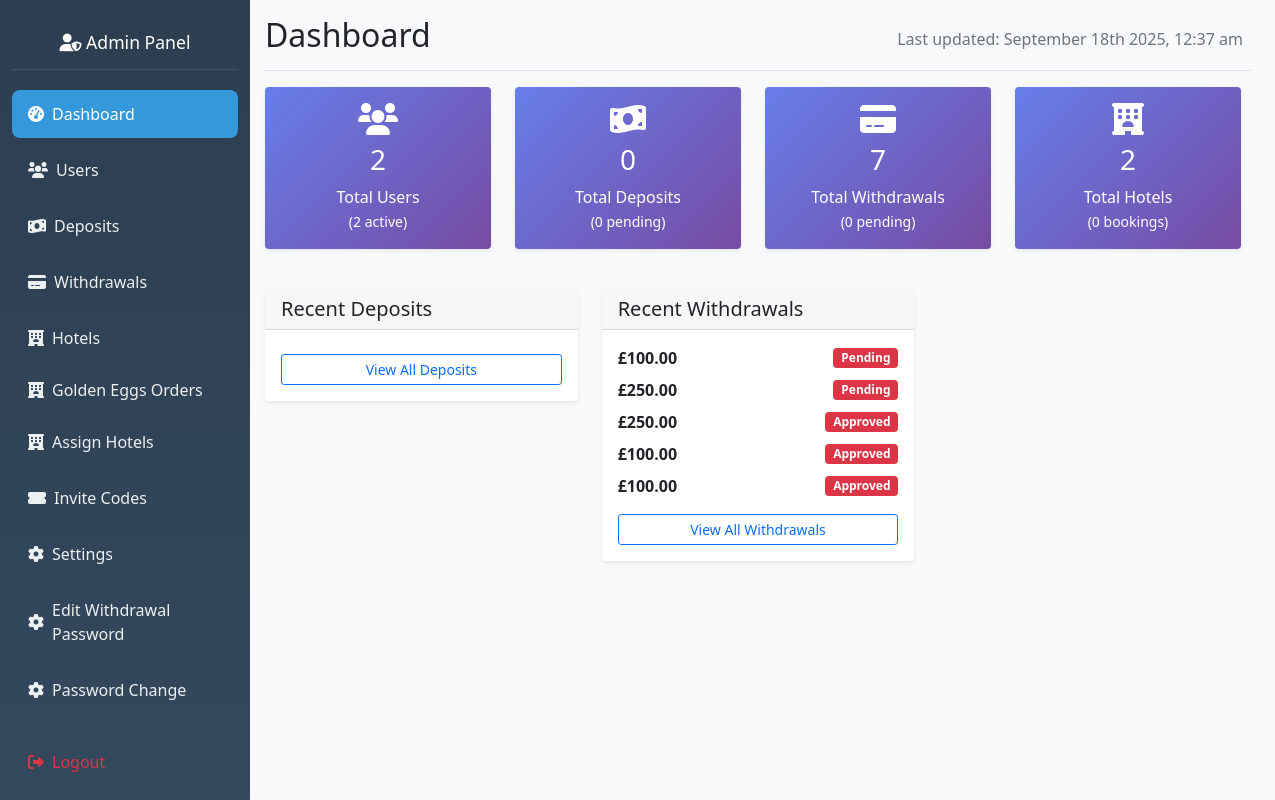
/admin/dashboard (signed in), run on an earlier commit of the app's database.
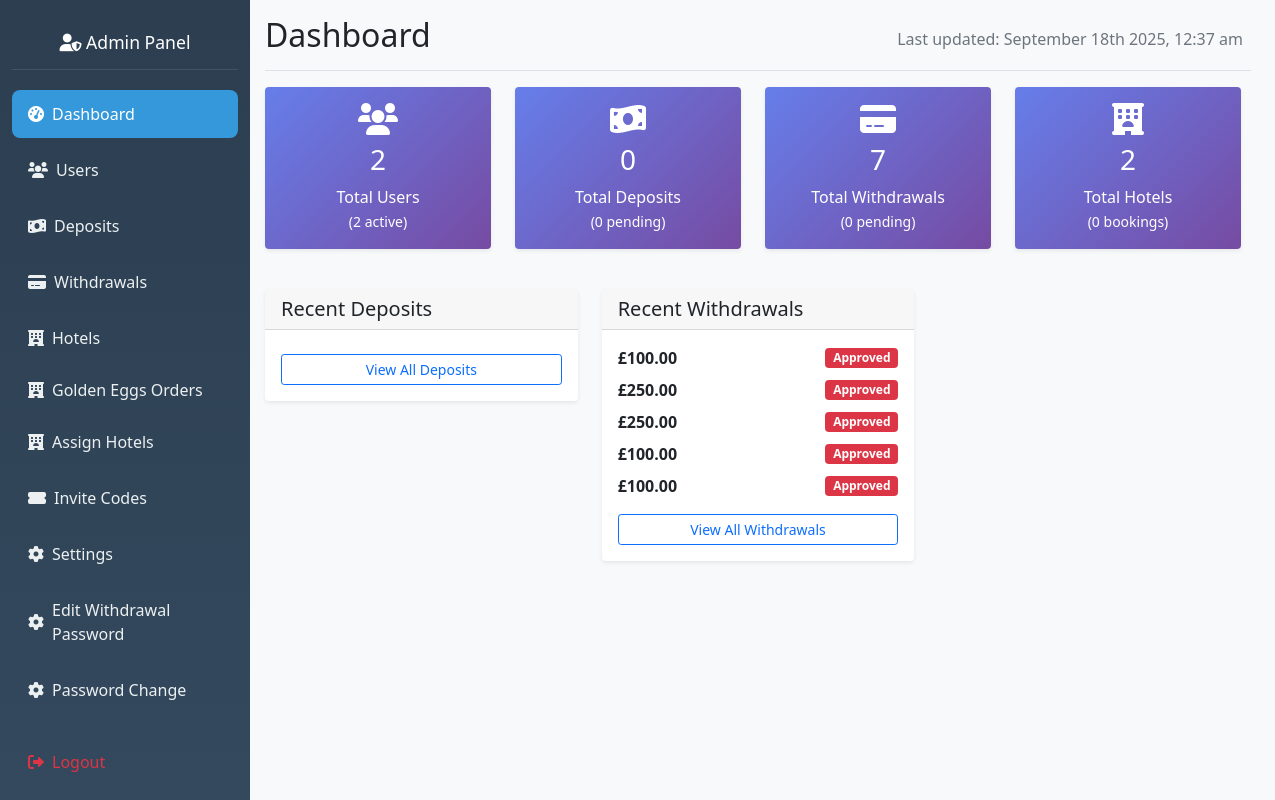
And on a later commit of the database.
### hotel_app/models.py (models this page shows, shortened)
class WithdrawalRequest(db.Model):
    __tablename__ = 'withdrawal_request'
    id = db.Column(db.Integer, primary_key=True)
    user_id = db.Column(db.Integer, db.ForeignKey('user.id'), nullable=False)
    amount = db.Column(db.Float, nullable=False)
    network = db.Column(db.String(20), nullable=False)
    wallet_address = db.Column(db.String(200), nullable=False)
    transaction_hash = db.Column(db.String(200))
    transaction_fee = db.Column(db.Float, default=0.0)
    status = db.Column(db.String(20), default='Pending')
    admin_notes = db.Column(db.Text)
    rejection_reason = db.Column(db.Text)
    created_at = db.Column(db.DateTime, default=datetime.utcnow)
    processed_at = db.Column(db.DateTime)
    processed_by = db.Column(db.Integer, db.ForeignKey('admin.id'))

### hotel_app/routes.py (the view)
@app.route('/admin/dashboard')
@admin_required
def admin_dashboard():
    total_users = User.query.count()
    active_users = User.query.filter_by(is_active=True).count()
    total_deposits = DepositRequest.query.count()
    pending_deposits = DepositRequest.query.filter_by(status='pending').count()
    total_withdrawals = WithdrawalRequest.query.count()
    pending_withdrawals = WithdrawalRequest.query.filter_by(status='pending').count()
    total_hotels = Hotel.query.count()
    total_bookings = Booking.query.count() if 'Booking' in globals() else 0
    recent_users = User.query.order_by(User.id.desc()).limit(5).all()
    recent_deposits = DepositRequest.query.order_by(DepositRequest.id.desc()).limit(5).all()
    recent_withdrawals = WithdrawalRequest.query.order_by(WithdrawalRequest.id.desc()).limit(5).all()
    stats = {
        'total_users': total_users,
        'active_users': active_users,
        'total_deposits': total_deposits,
        'pending_deposits': pending_deposits,
        'total_withdrawals': total_withdrawals,
        'pending_withdrawals': pending_withdrawals,
        'total_hotels': total_hotels,
        'total_bookings': total_bookings,
    }
    return render_template('admin_dashboard.html',
                         stats=stats,
                         recent_users=recent_users,
                         recent_deposits=recent_deposits,
                         recent_withdrawals=recent_withdrawals)

### hotel_app/routes.py (called while the page is built)
def admin_required(f):
    @wraps(f)
    def wrapper(*args, **kwargs):
        admin_id = session.get('admin_id')
        if not admin_id:
            flash("Admin login required.", "danger")
            return redirect(url_for('admin_login'))
        admin = Admin.query.get(admin_id)
        if not admin or not admin.is_active:
            session.pop('admin_id', None)
            flash("Admin access denied.", "danger")
            return redirect(url_for('admin_login'))
        g.current_admin = admin
        return f(*args, **kwargs)
    return wrapper

@app.before_request
def check_admin_routes():
    if request.endpoint and request.endpoint.startswith('admin_') and request.endpoint != 'admin_login':
        if 'admin_id' not in session:
            return redirect(url_for('admin_login'))

### hotel_app/templates/admin_dashboard.html (shortened to what this page needs)
{% extends "admin_base.html" %}
{% block content %}
<div class="d-flex justify-content-between flex-wrap flex-md-nowrap align-items-center pb-2 mb-3 border-bottom">
    <h1 class="h2">Dashboard</h1>
    <div class="btn-toolbar mb-2 mb-md-0">
        <div class="btn-group me-2">
            <span class="text-muted">Last updated: <span id="last-updated"></span></span>
        </div>
    </div>
</div>
<div class="row mb-4">
    <div class="col-md-3 mb-3">
        <div class="card stats-card">
            <div class="card-body text-center">
                <i class="fas fa-users fa-2x mb-2"></i>
                <h3>{{ stats.total_users }}</h3>
                <p class="mb-0">Total Users</p>
                <small>({{ stats.active_users }} active)</small>
            </div>
        </div>
    </div>
    <div class="col-md-3 mb-3">
        <div class="card stats-card">
            <div class="card-body text-center">
                <i class="fas fa-money-bill-wave fa-2x mb-2"></i>
                <h3>{{ stats.total_deposits }}</h3>
                <p class="mb-0">Total Deposits</p>
                <small>({{ stats.pending_deposits }} pending)</small>
            </div>
        </div>
    </div>
    <div class="col-md-3 mb-3">
        <div class="card stats-card">
            <div class="card-body text-center">
                <i class="fas fa-credit-card fa-2x mb-2"></i>
                <h3>{{ stats.total_withdrawals }}</h3>
                <p class="mb-0">Total Withdrawals</p>
                <small>({{ stats.pending_withdrawals }} pending)</small>
            </div>
        </div>
    </div>
    <div class="col-md-3 mb-3">
        <div class="card stats-card">
            <div class="card-body text-center">
                <i class="fas fa-hotel fa-2x mb-2"></i>
                <h3>{{ stats.total_hotels }}</h3>
                <p class="mb-0">Total Hotels</p>
                <small>({{ stats.total_bookings }} bookings)</small>
            </div>
        </div>
    </div>
</div>
<div class="row">
    <div class="col-md-4 mb-4">
        <div class="card">
            <div class="card-header">
                <h5 class="card-title mb-0">Recent Deposits</h5>
            </div>
            <div class="card-body">
                <a href="{{ url_for('view_deposits') }}" class="btn btn-sm btn-outline-primary w-100 mt-2">View All Deposits</a>
            </div>
        </div>
    </div>
    <div class="col-md-4 mb-4">
        <div class="card">
            <div class="card-header">
                <h5 class="card-title mb-0">Recent Withdrawals</h5>
            </div>
            <div class="card-body">
                {% for withdrawal in recent_withdrawals %}
                <div class="d-flex justify-content-between align-items-center mb-2">
                    <div>
                        <strong>£{{ "%.2f"|format(withdrawal.amount) }}</strong><br>
                    </div>
                    <span class="badge bg-{{ 'warning' if withdrawal.status == 'pending' else ('success' if withdrawal.status == 'approved' else 'danger') }}">
                        {{ withdrawal.status.title() }}
                    </span>
                </div>
                {% endfor %}
                <a href="{{ url_for('view_withdrawals') }}" class="btn btn-sm btn-outline-primary w-100 mt-2">View All Withdrawals</a>
            </div>
        </div>
    </div>
</div>
{% endblock %}

What changed in the data, as far as the page shows it:
changed WithdrawalRequest (number 1 of 5 on the later page): status "Pending" → "Approved"
changed WithdrawalRequest (number 2 of 5 on the later page): status "Pending" → "Approved"
